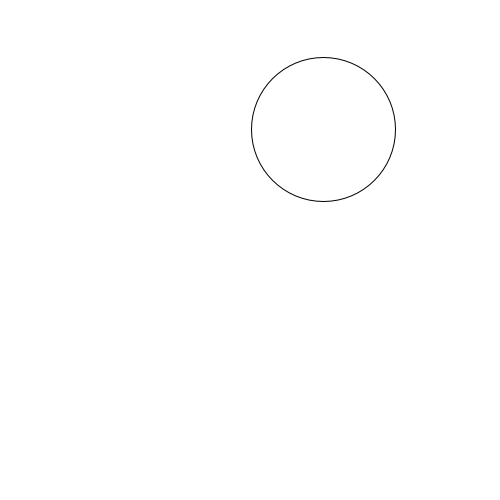
Frame 1 (no input)
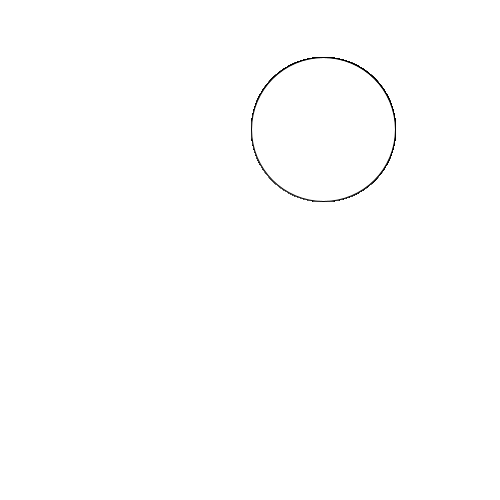
Frame 60 (the mouse pressed at the canvas centre just before this capture)
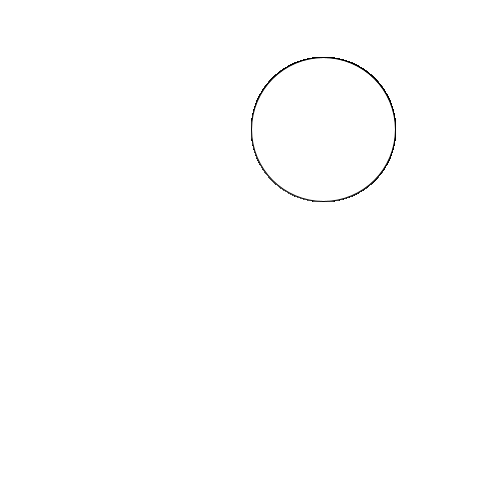
Frame 120 (the mouse held since frame 60 and released just before this capture)

The Processing sketch that drew these frames (run headless with seeded random() and noise(); from frame 60 on, the mouse is pressed at the canvas centre):

// Processing sketch: CRCP1310_16_random
// ── CRCP1310_16_random.pde
float x;
float y;
float s;

color color1;
color color2;

void setup() {
  size(500, 500);
  x = random(width);
  y = random(height);
  s = random(25, 150);
  background(255);
  
  color1 = randomColor();
  color2 = randomColor();
}

void draw() {
  fill(255);
  stroke(0);
  strokeWeight(1);
  
  ellipse(x, y, s, s);
}

void keyPressed() {
  float x = random(width);
  float y = random(height);
  float s = random(25, 150);
  rectMode(CENTER);
  noStroke();
  fill(randomColor());
  rect(x, y, s, s);
  
  color1 = randomColor();
  color2 = randomColor();
}

void mouseDragged() {
  gradientEllipse(); 
}

void gradientEllipse() {
  float percent = mouseX / (float)width;
  println("mouseX percent = " + percent);
  println();
  
  color c = lerpColor(color1, color2, percent);
  stroke(c);
  strokeWeight(5);
  noFill();
  ellipse(mouseX, mouseY, 50, 50);
}

color randomColor() {
  int red = (int)random(255);
  println("red = " + red);
  int green = (int)random(255);
  println("green = " + green);
  int blue = (int)random(255);
  println("blue = " + blue);
  int alpha = (int)random(75, 225);
  println("alpha = " + alpha);
  println();
  return color(red, green, blue, alpha);
}
